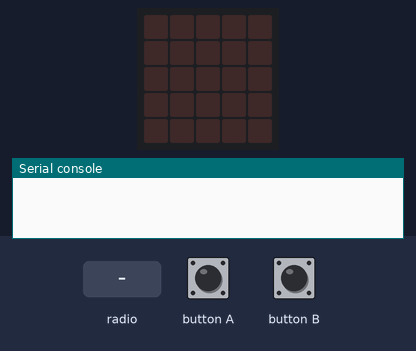
This program was run on a simulated BBC micro:bit (MakeCode). Shown: the board's 5×5 LED display, the last lines printed to the serial console. The inputs (shaded band) are chosen by the test bench. No radio messages arrive unless stated (any console line starting 'radio sent:' is added by the test bench).

Above: at 1.2 s.
1.3 s: button A pressed for 0.15 s
At 1.9 s:
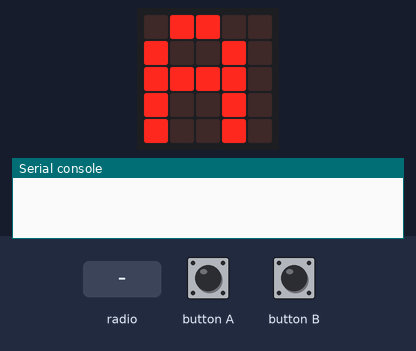
2.9 s: button B pressed for 0.15 s
At 4.2 s:
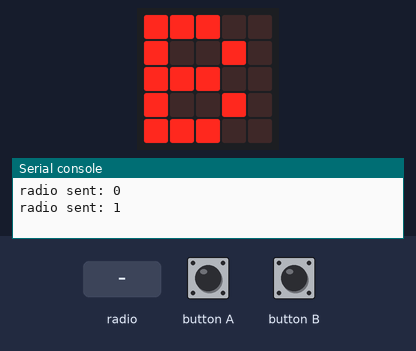
4.5 s: radio message "1" arrives
At 4.8 s:
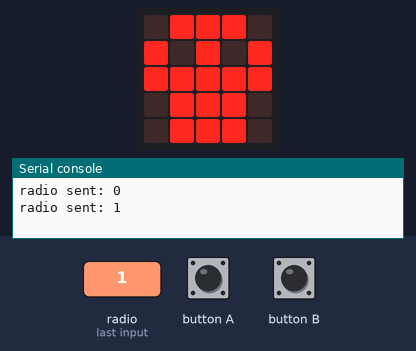
Timing chart, 0 to 7.5 s (numbered marks = the images above; inputs shaded):
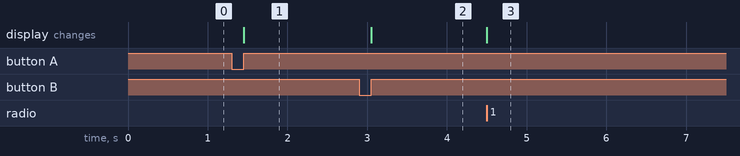

Measured:
- after the input at 1.3 s, the display: changes after 0.15 s (image 1)
- after the input at 2.9 s, the display: changes after 0.15 s (image 2)
- after the input at 4.5 s, the display: changes at once (image 3)

The program:

radio_zenden_ontvangen.py
```python
#
# Voorbeeld programma voor zenden ontvangen van radio signalen met Micro:bit
#
# Gebruik https://makecode.microbit.org/#editor en gebruikt
# deze code werkt zowel op de zender als de ontvanger.
#
# LET OP: een "while True" lus voorkomt
# dat de radio.on_received_number(functie_radio_ontvangt_getal) werkt
#


#
# Zender en Ontvanger meten dezelfde kanaal gebruiken.
# Kanaal is een getal tussen 1 en 255.
# Zet radio kanaal op 1.
#
radio.set_group(1)


#
# functie die wordt aangeroepen voor on_button_pressed
#
def button_A_pressed():
    basic.show_string("A")
    # zend bericht : getal 0
    radio.send_number(0)

#
# functie die wordt aangeroepen voor on_button_pressed
#
def button_B_pressed():
    basic.show_string("B")
    # zend bericht : getal 0
    radio.send_number(1)

#
# functie die wordt aangeroepen als de radio een getal as bericht ontvangt
#
def functie_radio_ontvangt_getal(getal):
    if getal == 0:
        basic.show_icon(IconNames.HEART)
    elif getal == 1:
        basic.show_icon(IconNames.SKULL)
    else:
        basic.clear_screen()

#
# definieer de functies die horen bij gebeurtenissen
#
radio.on_received_number(functie_radio_ontvangt_getal)
input.on_button_pressed(Button.A, button_A_pressed)
input.on_button_pressed(Button.B, button_B_pressed)
```
